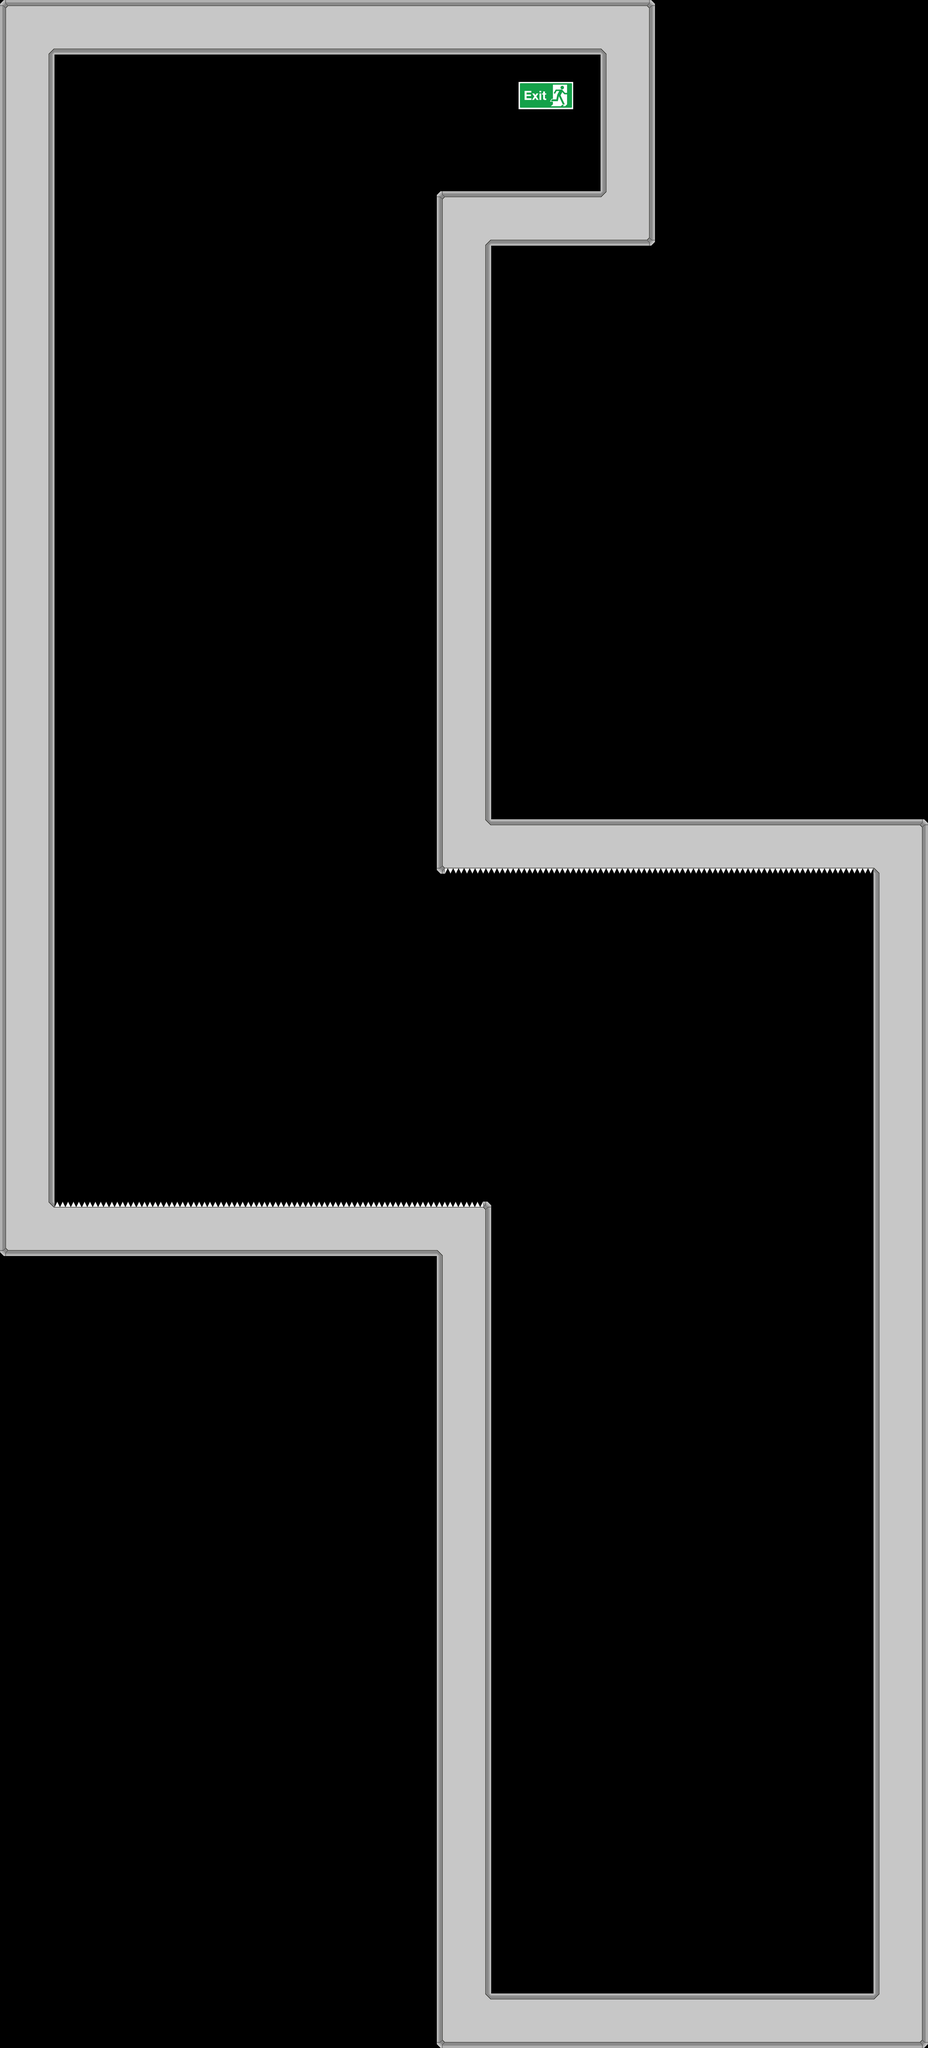

Below is a game level as drawn by its tile map, then a one-line description and the .tmx that defines it (tile-layer data replaced by summaries):
An orthogonal 34x75 tile map with 96x96 px tiles, 1 tile layer (Tile Layer 1), 3 tilesets and 33 objects.

<map version="1.0" orientation="orthogonal" renderorder="right-down" width="34" height="75" tilewidth="96" tileheight="96">
 <properties>
  <property name="unity:scale" value="0.03" />
 </properties>
 <tileset firstgid="1" name="spacestation_wall" tilewidth="96" tileheight="96">
  <image source="../Tilesets/spacestation_wall.png" width="480" height="288" />
  <tile id="0">
   <objectgroup draworder="index">
    <object x="0" y="0" width="96" height="96" />
   </objectgroup>
  </tile>
  <tile id="1">
   <objectgroup draworder="index">
    <object x="0" y="0" width="96" height="96" />
   </objectgroup>
  </tile>
  <tile id="2">
   <objectgroup draworder="index">
    <object x="0" y="0" width="96" height="96" />
   </objectgroup>
  </tile>
  <tile id="3">
   <objectgroup draworder="index">
    <object x="0" y="0" width="96" height="96" />
   </objectgroup>
  </tile>
  <tile id="4">
   <objectgroup draworder="index">
    <object x="0" y="0" width="96" height="96" />
   </objectgroup>
  </tile>
  <tile id="5">
   <objectgroup draworder="index">
    <object x="0" y="0" width="96" height="96" />
   </objectgroup>
  </tile>
  <tile id="6">
   <objectgroup draworder="index">
    <object x="0" y="0" width="96" height="96" />
   </objectgroup>
  </tile>
  <tile id="7">
   <objectgroup draworder="index">
    <object x="0" y="0" width="96" height="96" />
   </objectgroup>
  </tile>
  <tile id="8">
   <objectgroup draworder="index">
    <object x="0" y="0" width="96" height="96" />
   </objectgroup>
  </tile>
  <tile id="9">
   <objectgroup draworder="index">
    <object x="0" y="0" width="96" height="96" />
   </objectgroup>
  </tile>
  <tile id="10">
   <objectgroup draworder="index">
    <object x="0" y="0" width="96" height="96" />
   </objectgroup>
  </tile>
  <tile id="11">
   <objectgroup draworder="index">
    <object x="0" y="0" width="96" height="96" />
   </objectgroup>
  </tile>
  <tile id="12">
   <objectgroup draworder="index">
    <object x="0" y="0" width="96" height="96" />
   </objectgroup>
  </tile>
 </tileset>
 <tileset firstgid="16" name="spacestation_trap" tilewidth="96" tileheight="96">
  <image source="../Tilesets/spacestation_trap.png" width="960" height="192" />
  <tile id="0">
   <objectgroup draworder="index">
    <object x="0" y="0" width="96" height="96" />
   </objectgroup>
  </tile>
  <tile id="1">
   <objectgroup draworder="index">
    <object x="0" y="0" width="96" height="96" />
   </objectgroup>
  </tile>
  <tile id="2">
   <objectgroup draworder="index">
    <object x="0" y="0" width="96" height="96" />
   </objectgroup>
  </tile>
  <tile id="3">
   <objectgroup draworder="index">
    <object x="0" y="0" width="96" height="96" />
   </objectgroup>
  </tile>
  <tile id="4">
   <objectgroup draworder="index">
    <object x="0" y="0" width="96" height="96" />
   </objectgroup>
  </tile>
  <tile id="5">
   <objectgroup draworder="index">
    <object x="0" y="0" width="96" height="96" />
   </objectgroup>
  </tile>
  <tile id="6">
   <objectgroup draworder="index">
    <object x="0" y="0" width="96" height="96" />
   </objectgroup>
  </tile>
  <tile id="7">
   <objectgroup draworder="index">
    <object x="0" y="0" width="96" height="96" />
   </objectgroup>
  </tile>
  <tile id="8">
   <objectgroup draworder="index">
    <object x="0" y="0" width="96" height="96" />
   </objectgroup>
  </tile>
  <tile id="9">
   <objectgroup draworder="index">
    <object x="0" y="0" width="96" height="96" />
   </objectgroup>
  </tile>
  <tile id="10">
   <objectgroup draworder="index">
    <object x="0" y="0" width="96" height="96" />
   </objectgroup>
  </tile>
  <tile id="11">
   <objectgroup draworder="index">
    <object x="0" y="0" width="96" height="96" />
   </objectgroup>
  </tile>
  <tile id="12">
   <objectgroup draworder="index">
    <object x="0" y="0" width="96" height="96" />
   </objectgroup>
  </tile>
  <tile id="13">
   <objectgroup draworder="index">
    <object x="0" y="0" width="96" height="96" />
   </objectgroup>
  </tile>
  <tile id="14">
   <objectgroup draworder="index">
    <object x="0" y="0" width="96" height="96" />
   </objectgroup>
  </tile>
  <tile id="15">
   <objectgroup draworder="index">
    <object x="0" y="0" width="96" height="96" />
   </objectgroup>
  </tile>
  <tile id="16">
   <objectgroup draworder="index">
    <object x="0" y="0" width="96" height="96" />
   </objectgroup>
  </tile>
  <tile id="17">
   <objectgroup draworder="index">
    <object x="0" y="0" width="96" height="96" />
   </objectgroup>
  </tile>
  <tile id="18">
   <objectgroup draworder="index">
    <object x="0" y="0" width="96" height="96" />
   </objectgroup>
  </tile>
  <tile id="19">
   <objectgroup draworder="index">
    <object x="0" y="0" width="96" height="96" />
   </objectgroup>
  </tile>
 </tileset>
 <tileset firstgid="36" name="spacestation_background" tilewidth="96" tileheight="96">
  <image source="../Tilesets/spacestation_background.png" width="192" height="384" />
  <tile id="6">
   <objectgroup draworder="index" />
  </tile>
  <tile id="7">
   <objectgroup draworder="index" />
  </tile>
 </tileset>
 <layer name="Tile Layer 1" width="34" height="75">
  <data>[2550 cells, 452 non-empty, 24 distinct tile ids]</data>
 </layer>
</map>
